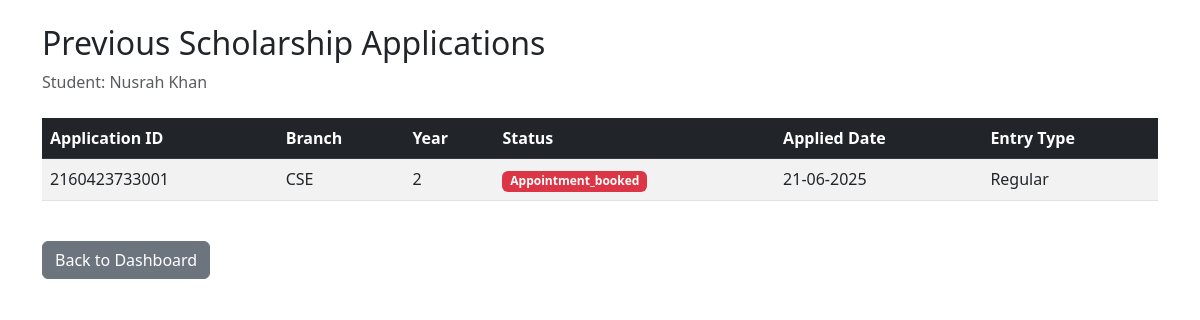
/previous_applications (signed in), run on the app's committed database.
### models.py (models this page shows, shortened)
class Student(db.Model):
    user_id = db.Column(db.Integer, primary_key=True, autoincrement=True)
    username = db.Column(db.String(80), nullable=False)
    email = db.Column(db.String(120), unique=True, nullable=False)
    password = db.Column(db.String(80), unique=True, nullable=False)
    roll_number = db.Column(db.String(80), unique=True, nullable=False)
    is_verified = db.Column(db.Boolean, default=False)

class ScholarshipApplication(db.Model):
    id = db.Column(db.String(20), primary_key=True)
    roll_number = db.Column(db.String(80), nullable=False)
    branch = db.Column(db.String(80), nullable=False)
    year = db.Column(db.String(20), nullable=False)
    lateral_entry = db.Column(db.Boolean, default=False)  # LE field
    scholarship_state = db.Column(db.String(80), default='pending')
    created_at = db.Column(db.DateTime, default=datetime.utcnow)

### main.py (the view)
@app.route('/previous_applications')
def previous_applications():
    try:
        if 'user_id' not in session or session.get('user_type') != 'student':
            return redirect(url_for('login'))
        student = db.session.get(Student, session['user_id'])
        if not student:
            return redirect(url_for('login'))
        roll_number = student.email.split('@')[0]
        applications = ScholarshipApplication.query\
            .filter_by(roll_number=roll_number)\
            .order_by(ScholarshipApplication.created_at.desc())\
            .all()
        formatted_applications = [{
            'application_id': app.id,
            'roll_number': app.roll_number,
            'branch': app.branch,
            'year': app.year,
            'status': app.scholarship_state,
            'applied_date': app.created_at.strftime('%d-%m-%Y'),
            'is_lateral_entry': app.lateral_entry
        } for app in applications]
        return render_template('previous_applications.html',
                             applications=formatted_applications,
                             student_name=student.username)
    except Exception as e:
        return redirect(url_for('student_dashboard'))

### templates/previous_applications.html (shortened to what this page needs)
<!DOCTYPE html>
<html lang="en">
<head>
    <link href="https://cdn.jsdelivr.net/npm/bootstrap@5.3.0/dist/css/bootstrap.min.css" rel="stylesheet">
</head>
<body>
    <div class="container mt-4">
        <h2>Previous Scholarship Applications</h2>
        <p class="text-muted">Student: {{ student_name }}</p>
        {% if applications %}
            <div class="table-responsive mt-4">
                <table class="table table-striped table-hover">
                    <thead class="table-dark">
                        <tr>
                            <th>Application ID</th>
                            <th>Branch</th>
                            <th>Year</th>
                            <th>Status</th>
                            <th>Applied Date</th>
                            <th>Entry Type</th>
                        </tr>
                    </thead>
                    <tbody>
                        {% for app in applications %}
                            <tr>
                                <td>{{ app.application_id }}</td>
                                <td>{{ app.branch }}</td>
                                <td>{{ app.year }}</td>
                                <td>
                                    <span class="badge {% if app.status == 'approved' %}bg-success
                                                      {% elif app.status == 'pending' %}bg-warning
                                                      {% else %}bg-danger{% endif %}">
                                        {{ app.status|title }}
                                    </span>
                                </td>
                                <td>{{ app.applied_date }}</td>
                                <td>{{ 'Lateral Entry' if app.is_lateral_entry else 'Regular' }}</td>
                            </tr>
                        {% endfor %}
                    </tbody>
                </table>
            </div>
        {% else %}
            <div class="alert alert-info mt-4">
                No previous applications found.
            </div>
        {% endif %}
        <div class="mt-4">
            <a href="{{ url_for('student_dashboard') }}" class="btn btn-secondary">Back to Dashboard</a>
        </div>
    </div>
</body>
</html>

### data on the page
Student: username "Nusrah Khan"
ScholarshipApplication: application_id "2160423733001", branch "CSE", year "2", status "Appointment_booked", applied_date "21-06-2025", is_lateral_entry "Regular"
